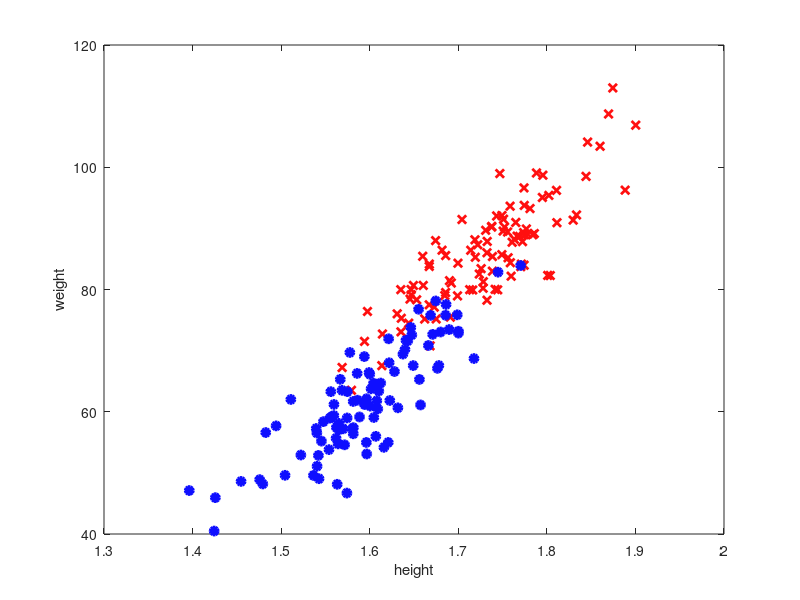

MATLAB code to generate this figure: (Note: this script raises an error after producing the figure.)
close all
clear
clc

% Load data
load('height_weight_gender.mat');
height = height * 0.025;
weight = weight * 0.454;
y = gender;
X = [height(:)  weight(:)];
% randomly permute data
N = length(y);
idx = randperm(N);
y = y(idx);
X = X(idx,:);
% subsample
y = y(1:200);
X = X(1:200,:);

% Plot the data
males = [];
females = [];
for i=1:length(y)
    if y(i)==true
        males = [males, i];
    else
        females = [females, i];
    end
end

figure()
myBlue = [0.06 0.06 1];
myRed = [1 0.06 0.06];
plot(X(males,1), X(males,2),'xr','color',myRed,'linewidth', ...
    2, 'markerfacecolor', myRed);
hold on
plot(X(females,1), X(females,2),'or','color', ...
    myBlue,'linewidth', 2, 'markerfacecolor', myBlue);
xlabel('height');
ylabel('weight');


% create a 2?D meshgrid of values of heights and weights
h = [min(X(:,1)):.01:max(X(:,1))];
w = [min(X(:,2)):1:max(X(:,2))];
[hx, wx] = meshgrid(h,w);
% predict for each pair, i.e. create tX for each [hx,wx]
% and then predict the value. After that you should
% reshape `pred` so that you can use `contourf`.
% For this you need to understand how `meshgrid` works.

degree = 1;
tXTr = [ones(length(y), 1) X];
tXTe = [ones(length(hx), 1) hx wx];

beta = leastSquares(y,tXTr);

pred = beta(1)+beta(2)*hx+beta(3)*wx;

% plot the decision surface
figure()
contourf(hx, wx, pred, 1);
% plot indiviual data points
hold on
myBlue = [0.06 0.06 1];
myRed = [1 0.06 0.06];
plot(X(males,1), X(males,2),'x','color',myRed,'linewidth', ...
    2, 'markerfacecolor', myRed);
hold on
plot(X(females,1), X(females,2),'o','color', ...
    myBlue,'linewidth', 2, 'markerfacecolor', myBlue);
xlabel('height');
ylabel('weight');
xlim([min(h) max(h)]);
ylim([min(w) max(w)]);
grid on;